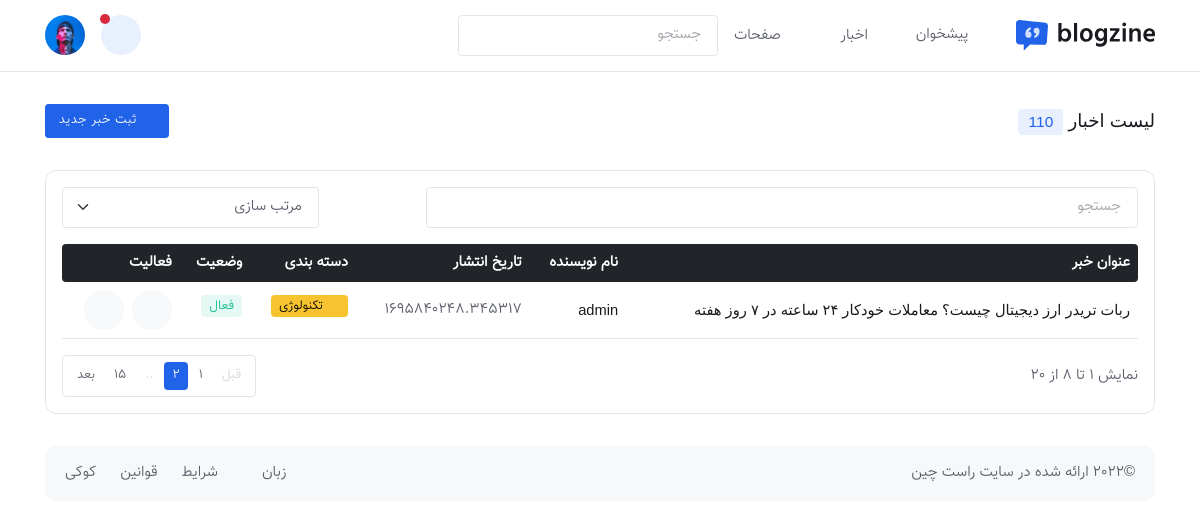
The page /dashboard/post/list on the database as committed earlier.
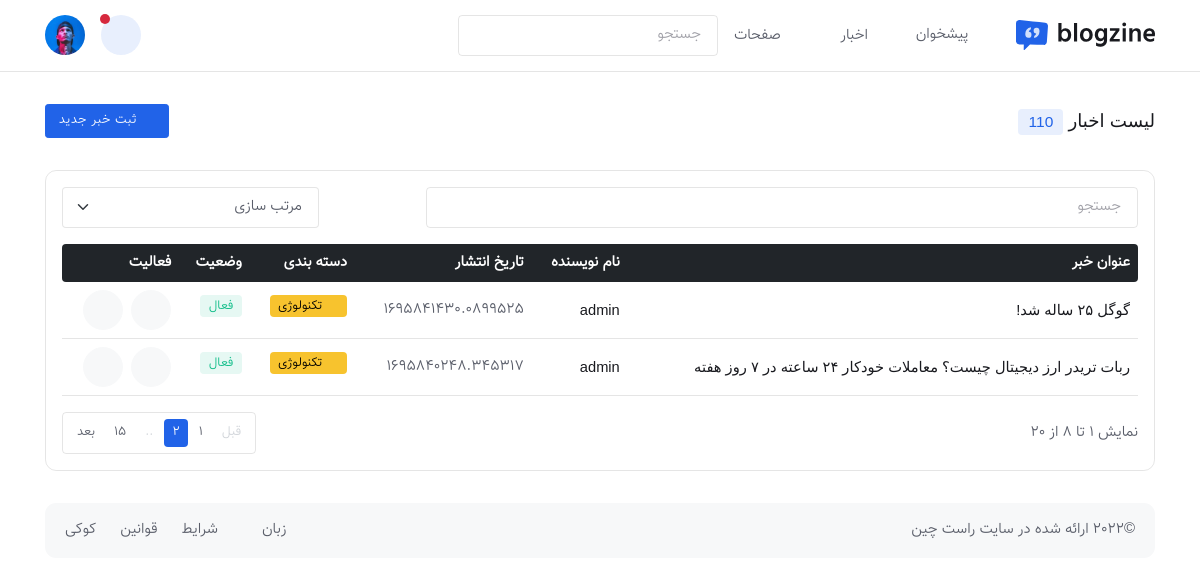
The same page on the database as committed later.
### news/models.py (models this page shows, shortened)
class News(models.Model):
    writer=models.ForeignKey(User, on_delete=models.CASCADE, related_name="news")
    title=models.CharField(max_length=500)
    news_brief=models.TextField()
    news_text=models.TextField()
    news_in_picname = models.TextField(null=True , blank=True)
    news_in_picurl = models.TextField(null=True , blank=True,)
    picname = models.TextField(null=True , blank=True)
    picurl = models.TextField(null=True , blank=True,)
    news_date = models.FloatField()
    news_category=models.ForeignKey("Category",on_delete=models.CASCADE,related_name="news",null=True , blank=True)
    news_subcategory=models.ForeignKey("SubCategory",on_delete=models.CASCADE,related_name="news",null=True , blank=True)

### master/views.py (the view)
# urls.py: path('dashboard/post/list',views.master_dashboard_post_list,name='master_dashboard_post_list'),
def master_dashboard_post_list(request):
    list_news=News.objects.all().order_by('-pk')
    return render(request,'master/dashboard-post-list.html',{'list_news':list_news})

### main/templates/master/dashboard-post-list.html (shortened to what the changed rows need)
{% extends "master/basepanel.html" %}
{% load static %}
{% block contentmaster %}
<section class="py-4">
	<div class="container">
    <div class="row pb-4">
			<div class="col-12">
				<div class="d-sm-flex justify-content-sm-between align-items-center">
					<h1 class="mb-2 mb-sm-0 h3">لیست اخبار <span class="badge bg-primary bg-opacity-10 text-primary">110</span></h1>
				</div>
			</div>
		</div>
		<div class="row">
			<div class="col-12">
          <div class="card border bg-transparent rounded-3">
            <div class="card-body p-3">
              <div class="table-responsive border-0">
                <table class="table align-middle p-4 mb-0 table-hover table-shrink">
                  <thead class="table-dark">
                    <tr>
                      <th scope="col" class="border-0 rounded-start">عنوان خبر</th>
                      <th scope="col" class="border-0">نام نویسنده</th>
                      <th scope="col" class="border-0">تاریخ انتشار</th>
                      <th scope="col" class="border-0">دسته بندی</th>
                      <th scope="col" class="border-0">وضعیت</th>
                      <th scope="col" class="border-0 rounded-end">فعالیت</th>
                    </tr>
                  </thead>
                  {% for list_news in list_news %}
                  <tbody class="border-top-0">
                    <tr>
                      <td>
                        <h6 class="course-title mt-2 mt-md-0 mb-0"><a href="#">{{list_news.title}}</a></h6>
                      </td>
                      <td>
                        <h6 class="mb-0"><a href="#">{{list_news.writer}}</a></h6>
                      </td>
                      <td>{{list_news.news_date}}</td>
                      <td>
                        <a href="#" class="badge text-bg-warning mb-2"><i class="fas fa-circle me-2 small fw-bold"></i>تکنولوژی</a>
                      </td>
                      <td>
                        <span class="badge bg-success bg-opacity-10 text-success mb-2">فعال</span>
                      </td>
                      <td>
                        <div class="d-flex gap-2">
                          <a href="{% url 'master_dashboard_post_edit' id=list_news.id %}" class="btn btn-light btn-round mb-0" data-bs-toggle="tooltip" data-bs-placement="top" title="ویرایش"><i class="bi bi-pencil-square"></i></a>
                          <a href="{% url 'master_news_delete' id=list_news.id %}" class="btn btn-light btn-round mb-0" data-bs-toggle="tooltip" data-bs-placement="top" title="حذف"><i class="bi bi-trash"></i></a>
                        </div>
                      </td>
                    </tr>
                  </tbody>
                  {% endfor %}
                </table>
              </div>
            </div>
          </div>
      </div>
    </div>
  </div>
</section>
{% endblock contentmaster %}

Rows that differ between the two databases and show on the page:
added News: title "گوگل ۲۵ ساله شد!", writer "admin", news_date "1695841430.0899525"
